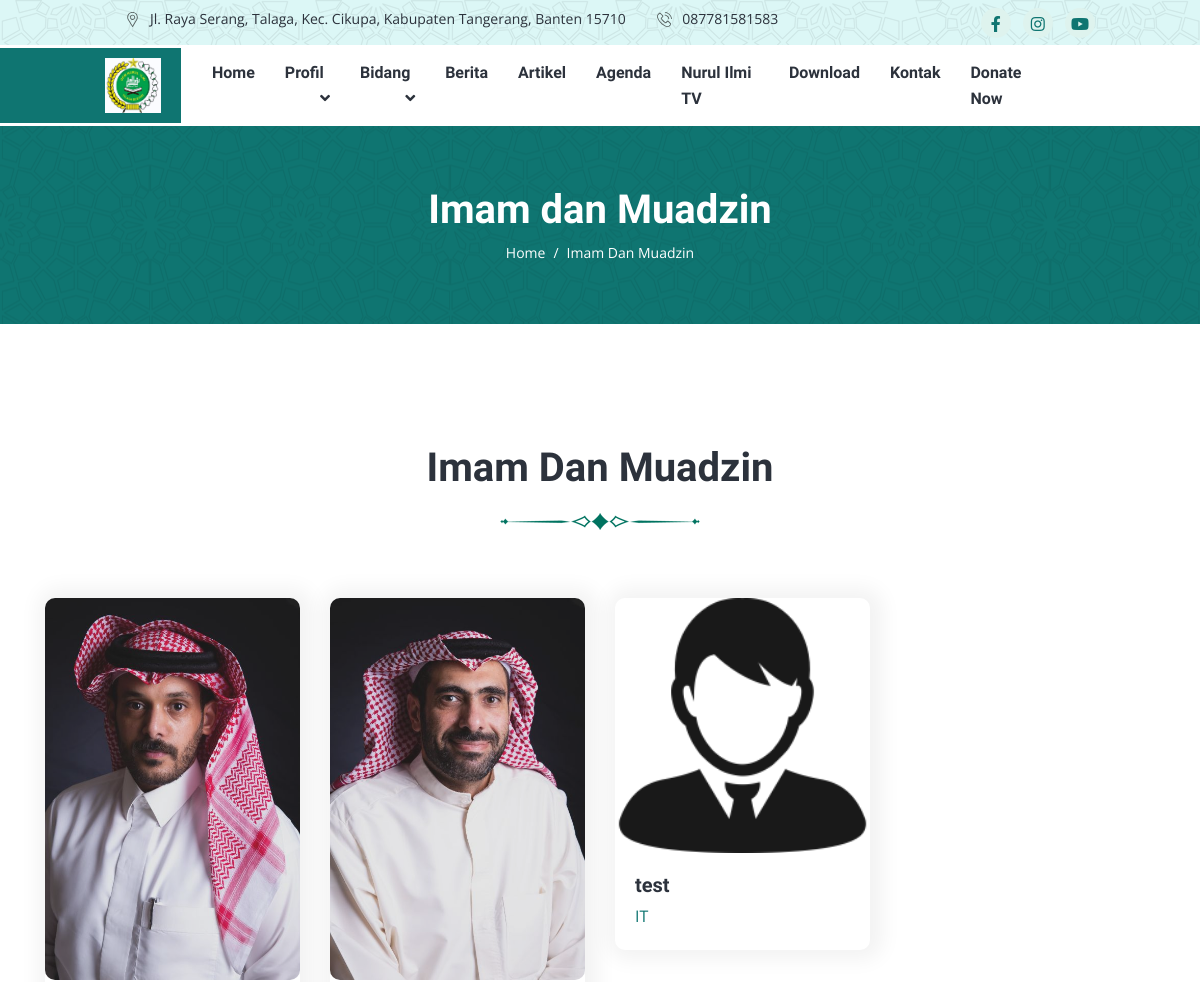
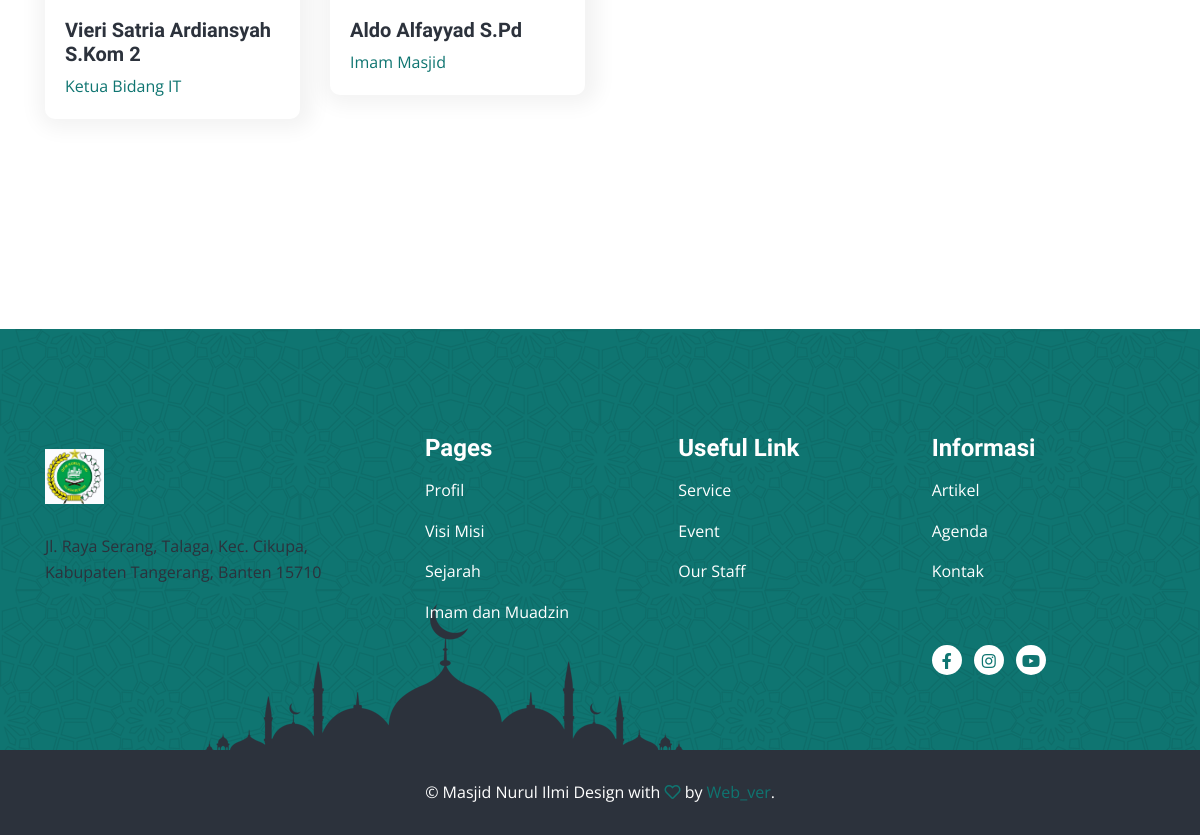
The page /index.php/imam on the database its author committed (2 pictures, top to bottom).
### tables this page shows
CREATE TABLE `tbl_setting` (
  `id_setting` int(11) NOT NULL,
  `id_jadwal` int(11) NOT NULL,
  `nama_masjid` varchar(100) NOT NULL,
  `alamat` text NOT NULL,
  `no_hp` varchar(14) NOT NULL,
  `link_alamat` text NOT NULL,
  `email` text NOT NULL,
  `logo` text NOT NULL,
  `banner1` text NOT NULL,
  `banner2` text NOT NULL,
  `banner3` text NOT NULL,
  `judul1` varchar(100) NOT NULL,
  `judul2` varchar(100) NOT NULL,
  `judul3` varchar(100) NOT NULL,
  `sosmed1` text NOT NULL,
  `sosmed2` text NOT NULL,
  `sosmed3` text NOT NULL
);

CREATE TABLE `tbl_imam` (
  `id_imam` int(11) NOT NULL,
  `nama` varchar(100) NOT NULL,
  `jabatan` varchar(100) NOT NULL,
  `foto` text NOT NULL,
  `link1` text NOT NULL,
  `link2` text NOT NULL,
  `link3` text NOT NULL,
  `tanggal` timestamp NOT NULL DEFAULT current_timestamp()
);

### application/controllers/Imam.php (called while the page is built, shortened)
<?php
class Imam extends CI_Controller {
    public function __construct()
	{
		$this->load->model('Imam_model', 'imam');
		$this->load->model('Setting_model', 'setting');
	}
	public function index()
	{
        $data = [
            'judul' => 'Imam & Muadzin',
            'title' => 'Imam & Muadzin - Masjid Nurul Ilmi',
            'menu'  => 'imam',
            'data_imam' => $this->imam->getDataImam(),
			'data_setting' => $this->setting->getDataSetting()
        ];
		$this->load->view('webpage/v_imam', $data);
	}
}

### index.php (called while the page is built, shortened)
<?php
require_once BASEPATH.'core/CodeIgniter.php';

### application/models/Imam_model.php (called while the page is built, shortened)
<?php
class Imam_model extends CI_Model {
	var $table = 'tbl_imam';
    public function getDataImam()
	{
		return $this->db->get($this->table)->result();
	}
}

### application/models/Setting_model.php (called while the page is built, shortened)
<?php
class Setting_model extends CI_Model {
    public function getDataSetting()
	{
        $this->db->select('a.*, b.*');
        $this->db->from('tbl_setting a');
        $this->db->join('tbl_jadwal b', 'b.id_jadwal = a.id_jadwal', 'left');
		return $this->db->get()->result();
	}
}

### application/views/webpage/v_imam.php (the view, shortened to what this page needs)
<!DOCTYPE html>
<html lang="en">
<head>
    <link rel="stylesheet" href="https://cdnjs.cloudflare.com/ajax/libs/font-awesome/6.5.1/css/all.min.css"
 />
    <link rel="stylesheet" href="<?= base_url('frontend/') ?>assets/css/app.min.css">
</head>
<body>
    <header class="header-area">
        <?php $this->load->view('layout/header.php') ?>
    </header>
    <div class="page-title-area py-lg-6 py-5 bg-image-pattern">
        <div class="container">
            <div class="page-title-wrapper text-center">
                <h1 class="text-white mb-2">Imam dan Muadzin</h1>
                <nav class="page-breadcrumb">
                    <ol class="breadcrumb">
                        <li class="breadcrumb-item"><a href='<?= base_url('home') ?>'>Home</a></li>
                        <li class="breadcrumb-item active">Imam Dan Muadzin</li>
                    </ol>
                </nav>
            </div>
        </div>
    </div>
    <div class="team-area py-lg-10 py-8">
        <div class="container">
            <div class="section-title text-center mb-4">
                <h2 class="h1">Imam Dan Muadzin</h2>
            </div>
            <?php if(!empty($data_imam)) : ?>
            <div class="row">
                <?php foreach($data_imam as $imam) : ?>
                <div class="col-sm-6 col-lg-3">
                    <div class="team-item mt-4">
                        <div class="team-image">
                            <?php if(!empty($imam->foto)) : ?>
                            <img src="<?= base_url('upload/imam/'.$imam->foto) ?>" alt="title">
                            <?php else: ?>
                            <img src="<?= base_url('upload/default.png') ?>" alt="">
                            <?php endif; ?>
                        </div>
                        <div class="team-content">
                            <h5><?= $imam->nama ?></h5>
                            <span class="text-primary"><?= $imam->jabatan ?></span>
                        </div>
                    </div>
                </div>
                <?php endforeach; ?>
            </div>
            <?php else: ?>
            <h3 class="text-center text-danger">"Data Imam Dan Muadzin Belum Ada"</h3>
            <?php endif; ?>
        </div>
    </div>
    <?php $this->load->view('layout/footer') ?>
</body>
</html>

### application/views/layout/header.php (shortened to what this page needs)
<div class="header-top bg-light bg-image-pattern px-xl-8 py-2">
    <div class="container">
        <div class="header-top-wrapper">
            <?php foreach($data_setting as $setting) : ?>
            <ul class="navbar-address list-inline m-0">
                <li class="list-inline-item"><span class="icon"><img
                            src="<?= base_url('frontend/') ?>assets/images/location-icon.svg"
                            alt="title"></span><?= strip_tags(character_limiter($setting->alamat, 70)); ?></li>
                <li class="list-inline-item"><span class="icon"><img
                            src="<?= base_url('frontend/') ?>assets/images/phone-icon.svg"
                            alt="title"></span><?= $setting->no_hp ?>
                </li>
            </ul>
            <ul class="navbar-social list-inline m-0">
                <li class="list-inline-item"><a href="<?= $setting->sosmed1 ?>"><i class="fab fa-facebook-f"></i></a>
                </li>
                <li class="list-inline-item"><a href="<?= $setting->sosmed2 ?>"><i class="fab fa-instagram"></i></a>
                </li>
                <li class="list-inline-item"><a href="<?= $setting->sosmed3 ?>"><i class="fab fa-youtube"></i></a>
                </li>
            </ul>
            <?php endforeach; ?>
        </div>
    </div>
</div>
<div class="header-bottom bg-white px-xl-8">
    <nav class="container">
        <div class="header-navbar navbar navbar-expand-lg">
            <?php foreach($data_setting as $setting) : ?>
            <a class='navbar-brand' href='<?= base_url() ?>'><img
                    src="<?= base_url('upload/setting/'.$setting->logo) ?>" alt="images"></a>
            <?php endforeach; ?>
            <div class="collapse navbar-collapse" id="navbar-menu">
                <nav class="navbar-meanmenu">
                    <ul class="navbar-nav ms-auto">
                        <li class="nav-item"> <a class='nav-link' href='<?= base_url('home') ?>'>Home</a></li>
                        <li class="nav-item">
                            <a class='nav-link toogler' href='#'> Profil </a>
                        </li>
                        <li class="nav-item">
                            <a class='nav-link toogler' href='#' id="bidang"> Bidang </a>
                        </li>
                        <li class="nav-item"> <a class='nav-link' href='/about'>Berita</a></li>
                        <li class="nav-item"> <a class='nav-link' href='<?= base_url('blog') ?>'>Artikel</a>
                        </li>
                        <li class="nav-item"> <a class='nav-link' href='<?= base_url('agenda') ?>'>Agenda</a>
                        </li>
                        <li class="nav-item"> <a class='nav-link' href='<?= base_url('video') ?>'>Nurul Ilmi
                                TV</a></li>
                        <li class="nav-item"> <a class='nav-link' href='<?= base_url('download') ?>'>Download</a></li>
                        <li class="nav-item"> <a class='nav-link' href='<?= base_url('kontak') ?>'>Kontak</a>
                        </li>
                    </ul>
                </nav>
                <ul class="navbar-nav align-items-center ms-auto">
                    <li class="nav-item">
                        <a class='nav-link me-4' href='#' id="donate">Donate Now</a>
                    </li>
                </ul>
            </div>
        </div>
    </nav>
</div>

### application/views/layout/footer.php (shortened to what this page needs)
<footer class="footer-area pt-8">
    <div class="footer-top bg-image-pattern  py-lg-8 py-4">
        <div class="container">
            <div class="row">
                <?php foreach($data_setting as $setting) : ?>
                <div class="col-md-5 col-lg-4">
                    <div class="footer-widget my-4 me-md-4">
                        <a href="#" class="footer-brand mb-4"><img
                                src="<?= base_url('frontend/') ?>assets/images/logo.jpeg" alt="title"></a>
                        <p class="text-white m-0" style="color: #fff !important;"><?= $setting->alamat ?> </p>
                    </div>
                </div>
                <?php endforeach; ?>
                <div class="col-md-7 col-lg-8">
                    <div class="row">
                        <div class="col-lg-4 col-4">
                            <div class="footer-widget my-3">
                                <h4 class="mb-3 text-white">Pages</h4>
                                <ul class="footer-list list-inline">
                                    <li><a href='<?= base_url('profil') ?>'>Profil</a></li>
                                    <li><a href='<?= base_url('visimisi') ?>'>Visi Misi</a></li>
                                    <li><a href='<?= base_url('sejarah') ?>'>Sejarah</a></li>
                                    <li><a href='<?= base_url('imam') ?>'>Imam dan Muadzin</a></li>
                                </ul>
                            </div>
                        </div>
                        <div class="col-lg-4 col-4">
                            <div class="footer-widget my-3">
                                <h4 class="mb-3 text-white">Useful Link</h4>
                                <ul class="footer-list list-inline">
                                    <li><a href='/service-2'>Service</a></li>
                                    <li><a href='/event'>Event</a></li>
                                    <li><a href='/team'>Our Staff</a></li>
                                </ul>
                            </div>
                        </div>
                        <div class="col-lg-4 col-6">
                            <div class="footer-widget my-3">
                                <h4 class="mb-3 text-white">Informasi</h4>
                                <ul class="footer-list list-inline">
                                    <li><a href='<?= base_url('blog') ?>'>Artikel</a></li>
                                    <li><a href='<?= base_url('agenda') ?>'>Agenda</a></li>
                                    <li><a href='<?= base_url('kontak') ?>'>Kontak</a></li>
                                </ul>
                                <?php foreach($data_setting as $setting) : ?>
                                <ul class="footer-social m-0 mt-4 list-inline" data-aos="slide-up">
                                    <li class="list-inline-item"><a href="<?= $setting->sosmed1 ?>"><i
                                                class="fab fa-facebook-f"></i></a>
                                    </li>
                                    <li class="list-inline-item"><a href="<?= $setting->sosmed2 ?>"><i
                                                class="fab fa-instagram"></i></a></li>
                                    <li class="list-inline-item"><a href="<?= $setting->sosmed3 ?>"><i
                                                class="fab fa-youtube"></i></a>
                                    </li>
                                </ul>
                                <?php endforeach; ?>
                            </div>
                        </div>
                    </div>
                </div>
            </div>
        </div>
    </div>
    <div class="footer-bottom py-4 bg-secondary">
        <div class="container">
            <p class="text-center m-0 text-white">&copy;
                <span id="spanYear"></span> Masjid Nurul Ilmi Design with <i class="far fa-heart text-success"></i>
                by <a class="text-primary" href="https://themeix.com">Web_ver</a>.
            </p>
        </div>
    </div>
</footer>

### rows shown on the page
tbl_setting: alamat "Jl. Raya Serang, Talaga, Kec. Cikupa, Kabupaten Tangerang, Banten 15710", no_hp "087781581583", logo (picture)
tbl_imam: foto (picture), nama "Vieri Satria Ardiansyah S.Kom 2", jabatan "Ketua Bidang IT"
tbl_imam: foto (picture), nama "Aldo Alfayyad S.Pd", jabatan "Imam Masjid"
tbl_imam: nama "test", jabatan "IT"
